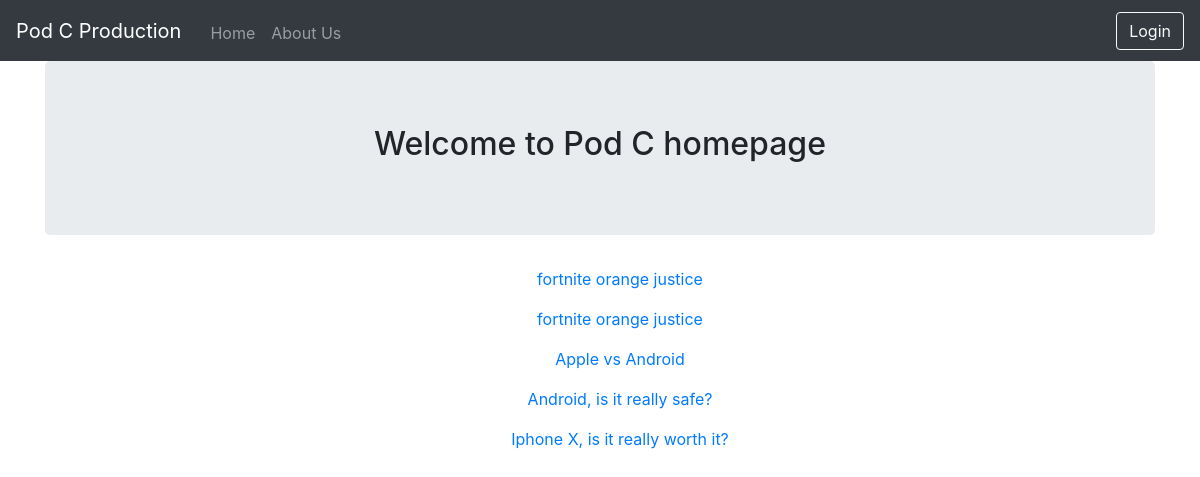
The page /blog/ on the database as committed earlier.
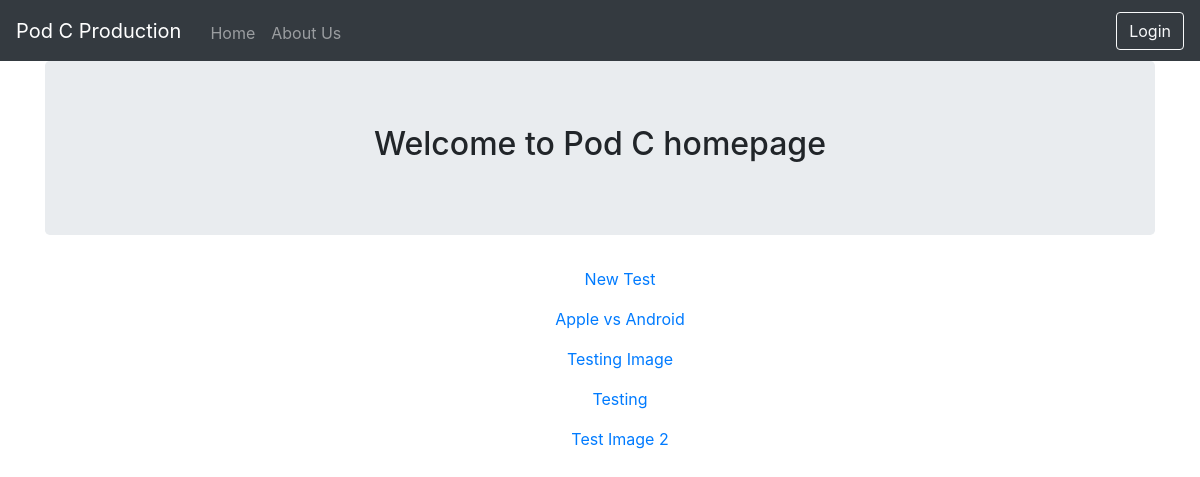
The same page on the database as committed later.
### blog/models.py (models this page shows)
class Article(models.Model):
	pub_date = models.DateTimeField(default=datetime.now, blank=True)
	title = models.CharField(max_length=200)
	author = models.CharField(max_length=100)
	article_title = models.TextField()
	article_image = models.ImageField(upload_to='article_image', blank=True)

### blog/views.py (the view)
def index(request):
    latest_article_list = Article.objects.order_by('-pub_date')[:5]
    template = loader.get_template('blog/index.html')
    context = {
        'latest_article_list': latest_article_list,
    }
    return HttpResponse(template.render(context, request))

### blog/templates/blog/index.html (shortened to what this page needs)
{% extends 'blog/base.html' %}
	{% block body %}
	<div class="container">
		<div class="jumbotron">
			<h2>Welcome to Pod C homepage</h2>
		</div>
	</div>
	{% if latest_article_list %}
	    <ul>
	    {% for article in latest_article_list %}
	        <p><a href="/blog/article/{{ article.id }}">{{ article.title }}</a></p>
	    {% endfor %}
	    </ul>
	{% else %}
	    <p>No polls are available.</p>
	{% endif %}
	{% endblock %}

Rows that differ between the two databases and show on the page:
no longer on this page (row unchanged): Article: title "fortnite orange justice"
no longer on this page (row unchanged): Article: title "fortnite orange justice"
no longer on this page (row unchanged): Article: title "Android, is it really safe?"
no longer on this page (row unchanged): Article: title "Iphone X, is it really worth it?"
added Article: title "New Test"
added Article: title "Testing Image"
added Article: title "Testing"
added Article: title "Test Image 2"
